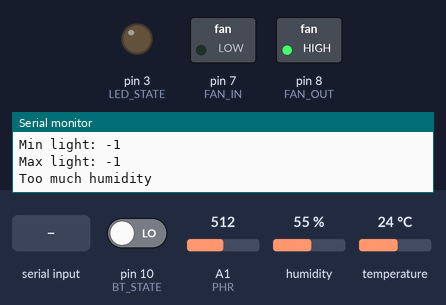
A sketch run on a simulated Arduino Uno, built with avr-gcc and run on an emulated ATmega328P. Parts: switched loads named in the sketch (green lamp = pin HIGH), output pins drawn as LEDs (lit = HIGH), the last lines printed to the serial monitor. Dashed ring = blinking. The inputs (shaded band) are chosen by the test bench; at power-on: pin 10 (BT_STATE) LOW, A1 (PHR) = 512, humidity 55 %, temperature 24 °C.

Above: at 1.2 s.
1.3 s: "c" received over the second serial link
6.1 s: "1" received over the second serial link
At 7.27 s:
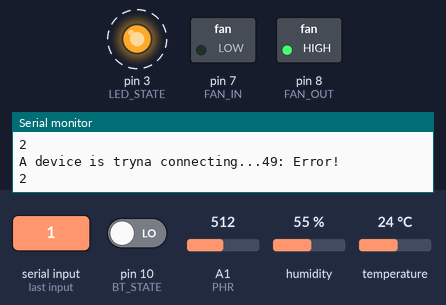
8.6 s: pin 10 (BT_STATE) driven HIGH
At 10.8 s:
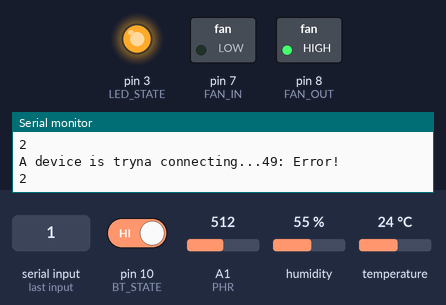
11.6 s: pin 10 (BT_STATE) driven LOW
At 14.0 s:
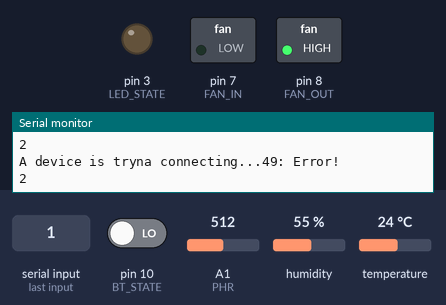
Timing chart, 0 to 15.5 s (numbered marks = the images above; inputs shaded):
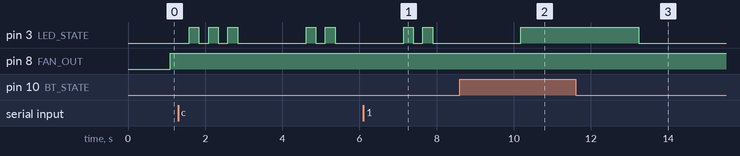

Measured:
- after the input at 6.1 s, pin 3 (LED_STATE): alternates HIGH for 0.25 s and LOW for 0.25 s, 4 changes in all, then stays LOW, starting after 1.0 s
- after the input at 8.6 s, pin 3 (LED_STATE): LOW → HIGH after 1.6 s
- after the input at 11.6 s, pin 3 (LED_STATE): HIGH → LOW after 1.6 s

The sketch:

Main.ino
```cpp
/**
 *
 * LED PWM
 */

#include "main.h"

int temperature[2];
int humidity[2];
int light[2];

void setup()
{

    //Setting pins mode
    pinMode(DHT_DATA, INPUT); //Reading data from DHT11
    pinMode(PHR, INPUT);      //Reading data from photoresistence
    pinMode(FAN_IN, OUTPUT);
    pinMode(FAN_OUT, OUTPUT);
    pinMode(LED_STATE, OUTPUT);

    pinMode(BT_STATE, INPUT);
    blue = new SoftwareSerial(BT_RX_PIN, BT_TX_PIN);

    Serial.begin(9600);
    blue->begin(9600);
    dht.begin();

    //Setting output pins as LOW
    digitalWrite(FAN_IN, LOW);
    digitalWrite(FAN_OUT, LOW);

    //Reading, from EEPROM, recommended values
    Serial.println("Reading seed...");
    state = READ_SEED;
    loadRcmdValues();
        Serial.println("Min temperature: " + String(temperature[0]));
    Serial.println("Max temperature: " + String(temperature[1]));
    Serial.println("Min humidity: " + String(humidity[0]));
    Serial.println("Max humidity: " + String(humidity[1]));
    Serial.println("Min light: " + String(light[0]));
    Serial.println("Max light: " + String(light[1]));

}

void loop()
{

    delay(1000);

    readT_H();
    calcLight();

    //These will be commented. Thay're just debugging purpose
    //Serial.println(t);Serial.println(h);Serial.println(l);

    bluetooth();
    fans();
    blink();
}

void readT_H()
{
    h = dht.readHumidity();
    t = dht.readTemperature();

    //Returning if NULL value has been read from DHT11
    if (isnan(t) || isnan(h))
    {
        return;
    }
}

void calcLight() { l = 100 - (analogRead(PHR) * 0.09); }

void fans()
{

    /*
        If the humidity is too high, it will cool-down even if temperature is low.
        Why? In order to pull out humidity, we have to set on pulling fan which
        cool-down the greenhouse; now, if the temperature is too low, we should set on
        the pushing fan together resistence.

        This means a waste of power! We should pull out air for reduce humidity and meanwhile
        push hot air?!?! Then before let's remove humidity, then it will check if greenhouse
        needs to be warmed-up

        The same line of reasoning is used when humidity is too low but temperature is too high
    */
    if (count <= 0)
    {
        if (h > humidity[1])
        {
            Serial.println("Too much humidity");
            cool_down(true);
            watering(false);
            warm_up(false);
            ++count;
        }
        else if (h < humidity[0])
        {
            Serial.println("Too few humidity");
            //Humidity low but temperature high
            if (t > temperature[1])
            {
                cool_down(true);
                watering(false);
                warm_up(false);
                ++count;
            }
            //Humidity low and temperature low
            else
            {
                warm_up(true);
                watering(true);
                cool_down(false);
                ++count;
            }
        }
        else
        {

            if (t < temperature[0])
            {
                Serial.println("Warming-up");
                warm_up(true);
                cool_down(false);
                watering(false);
                ++count;
            }
            else if (t > temperature[1])
            {
                Serial.println("Cooling-Down");
                cool_down(true);
                warm_up(false);
                watering(false);
                ++count;
            }
            else
            {
                cool_down(false);
                warm_up(false);
                watering(false);
            }
        }
    }
    else if (++count >= 20)
    {
        //Once about 20 seconds are over, fan can be shutdown
        count = 0;
    }
}

void bluetooth()
{

    //SoftwareSerial#available() returs an integer equals to amount of bytes which can be read
    if (blue->available() > 0)
    {

        if (blue->available() < 2)
        {
            state = TRY_CONN;
            Serial.print("A device is tryna connecting...");
            unsigned char buf;
            buf = blue->read();
            Serial.print(buf);
            if (buf == 'c')
            {
                Serial.println(": Done!");
                blue->write("ok");
            }
            else
            {
                Serial.println(": Error!");
            }
        }
        else
        {
            state = WRITE_SEED;
            Serial.println("Writing new seed...");
            setNewSeed(blue);

            Serial.println("Min temperature: " + String(temperature[0]));
            Serial.println("Max temperature: " + String(temperature[1]));
            Serial.println("Min humidity: " + String(humidity[0]));
            Serial.println("Max humidity: " + String(humidity[1]));
            Serial.println("Min light: " + String(light[0]));
            Serial.println("Max light: " + String(light[1]));
        }
    }

    blue->write((unsigned char)(int)t);
    blue->write((unsigned char)(int)h);
    blue->write((unsigned char)(int)l);
}

void warm_up(bool state) { digitalWrite(FAN_IN, state ? HIGH : LOW); }
void cool_down(bool state) { digitalWrite(FAN_OUT, state ? HIGH : LOW); }
void watering(bool state) { digitalWrite(WATER_PUMP, state ? HIGH : LOW); }

void blink()
{

    if (state <= 0)
    {
        digitalWrite(LED_STATE, LOW);
    }
    else if (state == 1)
    {
        digitalWrite(LED_STATE, HIGH);
    }
    else if (state > 1)
    {
        digitalWrite(LED_STATE, LOW); //Reset LED
        delay(500); //Without delay, it seems like led doesn't reset
        Serial.println(state);
        for (int i = 0; i < state; i++)
        {
            digitalWrite(LED_STATE, HIGH);
            delay(250);
            digitalWrite(LED_STATE, LOW);
            delay(250);
        }
    }

    state = digitalRead(BT_STATE);
}
```

main.h
```cpp
/**
 * This is the Arduino program which I chose for the exam of secondary school
 *
 * Its purpose is to control a little greenhouse about temperature, humidity and light
 * percentage.
 *
 *
 * 1) TEMPERATURE AND HUMIDITY:
 *      Temperature and humidity are controlled via DHT11.
 *
 *
 * 2) LIGHT
 *      Light percentage is controlled via a current divider made with a 10kohm
 *      in serie of a photoresistor, which current will be input in an analogic pin.
 *
 *
 * 3) DATA TRANSFER
 *      Temperature, humidity and light values will be transmitted via an HC-05
 *
 *      Even I developed an application for reading these values, you can develop your, above all
 *      'cause mine is Android-only. Now, in order to develop your, you just need to know how values
 *      are transmitted: 3 integers (First: temperature, Second: Humidity, Third: Light).
 *
 *      Notice that AtMega328P stores integer in memory with 2 bytes.
 *      Smartphone use 4 bytes to store integer; anyway there's no problem... If you take a look
 *      at my Android source code, you will see a 12 bytes array declared...
 *      Even if Arduino sends 2 bytes for integer, it will be saved as 4.
 *
 *
 * 4) WARM UP/COOL DOWN
 *
 *      This greenhouse is composed of two fans, too:
 *
 *          1): Pulling air outside (Cooling-Down).
 *
 *          2): Pushing air inside (Warming-Up): a power resistence is behind it which warms up the
 *              air flow fan pushed inside. This fan is on with resistence
 *
 *      Being 12V fans, we need to control them with relays which are controlled via transistor.
 *      2 digital pins will be reserved to control two 2N2222As NPN general purpose transistor
 *      in saturation mode:
 *
 *          2N2222A's collector receives current from relay's coil - I am using HY4100F-DC12V
 *          with a coil's resistence of 960 ohm -.
 *          2N2222A's emitter is connected to GND of Power Supply PCB
 *          2N2222A's base is connected to relative pin with a resistence of 6.8Kohm
 *
 *          FOR MORE INFO READ info_transistor.txt
 *
 *
 * 5) WATERING
 *      I am not sure to develop this feature. Of course the water should be the first thing in
 *      a greenhouse. I will think on...
 *
 *
 * The pins which are set below could be modified once I making PCB due to CROSSING-TRACK problem
 * due to one-layer PCB and AtMega328P schema. I am thinking to use metal bridge...
 *
 * I am not gonna using a whole Arduino Developing Board. I am using it only for developing.
 * Once done, I will use an another bought AtMega328P, which will have been burnt bootloader on.
 *
 *
 * @author Gabriele-P03
 */

#ifndef MAIN_H
#define MAIN_H

#include "seed.h"

#define LED_STATE 3

//Buffers
float t, h, l;
/**
 * Before read this documentation, please read the Main#fans() one.
 * This count var is used for on fans' time
 */
int count;

typedef unsigned int GHstate;
GHstate state;
/*
    The first two (0 and 1) states will be taken from HC-05's state pin conencted to ATMega328P's 10th pin
*/
#define NOT_CON 0   //No device is connected to HC-05
#define CONN 1      //Device connected to HC-05

#define TRY_CONN 2
#define READ_SEED 3     //Blink twice when reading seed from EEPROM
#define WRITE_SEED 4    //Blink three times when writing new seed into EEPROM

//Blink state GreenHouse led how many times @param state says. 0 off - 1 on and so on blinking
void blink();


//DHT11 PART

#include <DHT_U.h>
#include <DHT.h>
#define DHTTYPE DHT11
//Pin data dht11
#define DHT_DATA 2
DHT dht(DHT_DATA, DHTTYPE);

/**
 * DHT11 function
 *
 * Read temperature and humidity from DHT11 and store them into buffers
 */
void readT_H();


//BLUETOOTH PART

/*
    Cross pins:
        Bluetooth device's receive pin will RECEIVE data from Arduino and transmit to other BLT device
        Bluetooth device's transmit pin will RECEIVE data from other BLT device and transmit to Arduino

*/
#define BT_TX_PIN 12
#define BT_RX_PIN 11
#define BT_STATE 10
#include <SoftwareSerial.h>
SoftwareSerial* blue;
/**
 * Bluetooth function
 *
 * Once data are measured/calculated, they're sent to smartphone.
 *
 * Once user press SAVE from NEW SEED popup view, smartphone will send new values
 * which will be received by HC-05 and saved into EEPROM
 */
void bluetooth();


//PHOTORESISTOR PART

//Being a current divider, it needs an analog input in order to read how much current is flowing inside
#define PHR A1
/**
 * Photoresistor function
 *
 * Calculate the percentage of light inside the greenhouse using
 * current which flow through the current divider
 */
void calcLight();


//FANS PART

//Pushing fan. WARMING UP, common with POWER RES
#define FAN_IN 7

//Pulling fan. COOLING-DOWN.
#define FAN_OUT 8

/**
 * Fans function
 *
 * Once all current values are measured, they're checked in order to
 * warm-up/cool-down if needed.
 * If fans are on/off too much frequently, they may burn up. In order to prevent it, once on, they'll be for about 20 seconds
 */
void fans();

/**
 * Once called, it set state of the fan which warm-up the greenhouse as state
 * @param state
 *
 * Remember that power resistor, which warm-up the air pushed inside, will be on
 * with
 */
void warm_up(bool state);

/**
 * Once called, it set the state of the fan which cool-down the greenhouse as state
 * @param state
 */
void cool_down(bool state);


//WATER PUMP PART

//Transistor or relay for activating water pump...
#define WATER_PUMP 9
/**
 * Once called, it set the state of the pump as state
 * @param state
 */
void watering(bool state);


#endif
```

seed.cpp
```cpp
#include <SoftwareSerial.h>
#include "seed.h"


void loadRcmdValues() {

  /*
      EEPROM#read(int address) returns the byte stored at the given address
      inside EEPROM. Due to contiguos storing, we just need to increment the address var
  */
  int address = 0;

  //Reading temperature
  for (int i = 0; i < 2; i++) {
    temperature[i] = int( (unsigned char)EEPROM.read(address++) << 8 | (unsigned char)EEPROM.read(address++) & 0xFF);
  }

  //Reading humidity
  for (int i = 0; i < 2; i++) {
    humidity[i] = int( (unsigned char)EEPROM.read(address++) << 8 | (unsigned char)EEPROM.read(address++) & 0xFF);
  }

  //Reading light
  for (int i = 0; i < 2; i++) {
    light[i] = int( (unsigned char)EEPROM.read(address++) << 8 | (unsigned char)EEPROM.read(address++) & 0xFF);
  }


}


void setNewSeed(Stream* blue) {

  int address = 0;

  for(int i = 0; i < 3; i++){
    for(int j = 0; j < 2; j++){
      unsigned char x = blue->read(), y = blue->read();

      EEPROM.write(address++, x);
      EEPROM.write(address++, y);
    }
  }

  loadRcmdValues();
}
```

seed.h
```cpp
/**
 * Inhancing performance of the greenhouse, this program afford
 * user to set recommended values about temperature, humidity and lights.
 *
 * These values are stored inside EEPROM of AtMega329P.
 * According to micro-controller's datasheet the amount of writing on EEPROM is
 * limited (about 2000 times), sure it is very high and AtMega is very cheap, but do not abuse!
 *
 * WRITING IS LIMITED, READING IS NOT...!!!
 *
 * 1) READING
 *      Recommended values are read from EEPROM every time AtMega is restarted via loadRcmdValues().
 *      Once read, they're stored inside relative arrays declared below.
 *
 *      #################################################################
 *      #Below I am gonna explaining how values are stored inside EEPROM#
 *      #################################################################
 *
 * 2) WRITING
 *      The Android application I developed has own feature for setting new seed's recommended values.
 *      You can do it pressing NEW SEED button from main layout, writing new values and press SAVE
 *
 *      Anyway, you can develop your own function for this. As data sent by HC-05 to smartphone, new recommended
 *      values are sent as raw: 24 bytes:
 *          1-4:    Min temperature value
 *          5-8:    Max temperature value
 *          9-12:   Min humidity value
 *          13-16:  Max humidity value
 *          17-20:  Min light value
 *          21-24:  Max light value
 *
 *      As said in main.h documentation, AtMega uses 2 bytes for representing integers inside memory, anyway I chose
 *      to do not mind about sending values represented with more than 2 bytes 'cause I don't suppose someone could
 *      needed to have a recommended temperature value greater than 2^16. Then, humidity and light are represented as
 *      percentage. Anyway, later I could change from integer to short Android app's variable
 *
 *
 *  3) STORING INSIDE EEPROM
 *      As already said, AtMega uses 2 bytes for storing integer inside memory.
 *      Now, we're gonna threating 6 integers (Min(1) and Max(2) for each value(Temperature,
 *      Humidity and Light)).
 *
 *      EEPROM:
 *          1-2 bytes: min temperature value
 *          3-4 bytes: max temperature value
 *
 *          5-6 bytes: min humidity value
 *          7-8 bytes: max humidity value
 *
 *          9-10 bytes: min light value
 *          11-12 bytes: max light value
 */

#ifndef SEED_H
#define SEED_H

#include <EEPROM.h>


extern int temperature[2];
extern int humidity[2];
extern int light[2];

/**
 * Called on startup, it read recommended values about temperature, humidity and lights from EEPROM
 */
void loadRcmdValues();

/**
 * Once user has sent new values, SoftwareSerial#available() will return an integer greater than 0;
 * this check is done in the loop function before send current values
 */
void setNewSeed(Stream* blue);

#endif
```
